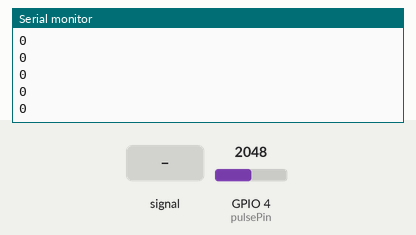
Simulated run of this sketch. Board: ESP32. Shown: the last lines printed to the serial monitor. Inputs (shaded band) come from the test bench; at power-on: GPIO 4 (pulsePin) = 2048. Nothing arrives over Bluetooth unless stated.

Above: at 1.2 s.
1.3 s: GPIO 4 (pulsePin) fed a 200 Hz sine of ±327 counts around its level
At 2.2 s:
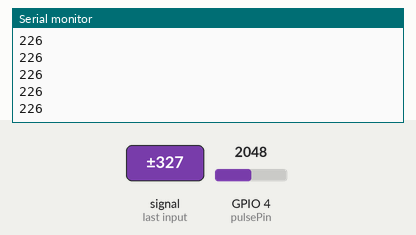
2.8 s: GPIO 4 (pulsePin) fed a 2 Hz sine of ±1228 counts around its level
At 3.4 s:
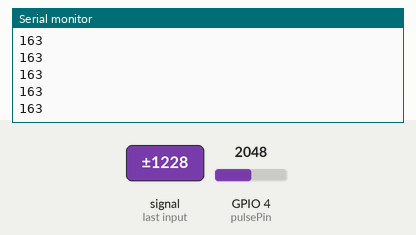
4.3 s: GPIO 4 (pulsePin) set to 2140
At 5.0 s:
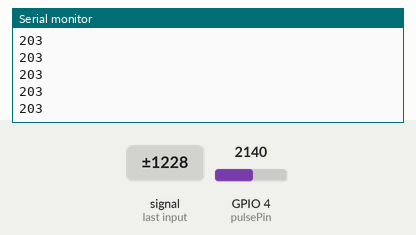
Timing chart, 0 to 7.3 s (numbered marks = the images above; inputs shaded):
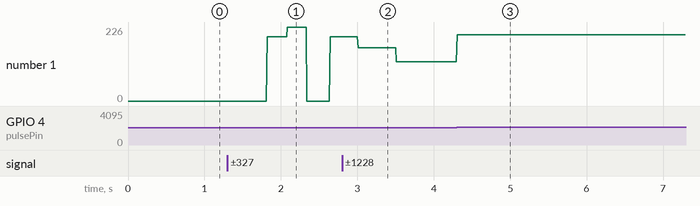

The sketch:

ESP32HR.ino
```cpp
// Define the pin connected to the pulse sensor
int pulsePin = 4;

// Set the threshold for detecting a heartbeat
int threshold = 2100;

// Variables to track heartbeat timing and rate
unsigned long lastBeatTime = 0;
unsigned long beatInterval = 60000; // Default interval for one beat (in milliseconds)
int bpm = 0; // Heartbeats per minute
bool beatDetected = false; // Flag to indicate if a beat is currently detected

// Include the BluetoothSerial library for Bluetooth communication
#include "BluetoothSerial.h"

// Check if Bluetooth is enabled, throw an error if not
#if !defined(CONFIG_BT_ENABLED) || !defined(CONFIG_BLUEDROID_ENABLED)
#error Bluetooth is not enabled! Please run `make menuconfig` and enable it
#endif

// Create a BluetoothSerial object named SerialBT
BluetoothSerial SerialBT;

// Setup function runs once at the beginning
void setup() {
  // Start the serial communication with a baud rate of 115200
  Serial.begin(115200);

  // Start the Bluetooth serial communication with the given name
  SerialBT.begin("ESP32 - Heart Rate");
}

// Loop function runs repeatedly
void loop() {
  // Read the analog signal from the pulse sensor
  int Signal = analogRead(pulsePin);

  // Reset variables if the sensor signal is zero
  if (Signal == 0) {
    lastBeatTime = 0;
    beatInterval = 60000;
    bpm = 0;
    beatDetected = false;
  }

  // Detect a beat if the signal is above the threshold and a beat is not already detected
  if (Signal > threshold && !beatDetected) {
    unsigned long currentTime = millis();

    // Calculate beat interval and BPM
    if (lastBeatTime != 0) {
      beatInterval = currentTime - lastBeatTime;
      bpm = 60000 / beatInterval;
    }

    // Update the last beat time and set the flag
    lastBeatTime = currentTime;
    beatDetected = true;
  }

  // Reset beat detection flag when the signal is below the threshold
  if (Signal <= threshold && beatDetected) {
    beatDetected = false;
  }

  // Check if BPM is too high or too low and print to Serial and Bluetooth
  if (bpm > 230) {
    Serial.println(0);
    SerialBT.println(0);
  } else if (bpm < 30) {
    Serial.println(0);
    SerialBT.println(0);
  } else {
    Serial.println(bpm);
    SerialBT.println(bpm);
  }

  // Delay for a short period to control the loop frequency
  delay(10);
}
```

Measured:
- after the input at 1.3 s, the serial monitor: prints a new line after 0.52 s (image 1)
- after the input at 2.8 s, the serial monitor: prints a new line after 0.21 s (image 2)
- after the input at 4.3 s, the serial monitor: prints a new line at once (image 3)
- plotted number 1: 0 → 196 after the input at 1.3 s, 196 → 120 after the input at 2.8 s, 120 → 203 after the input at 4.3 s
